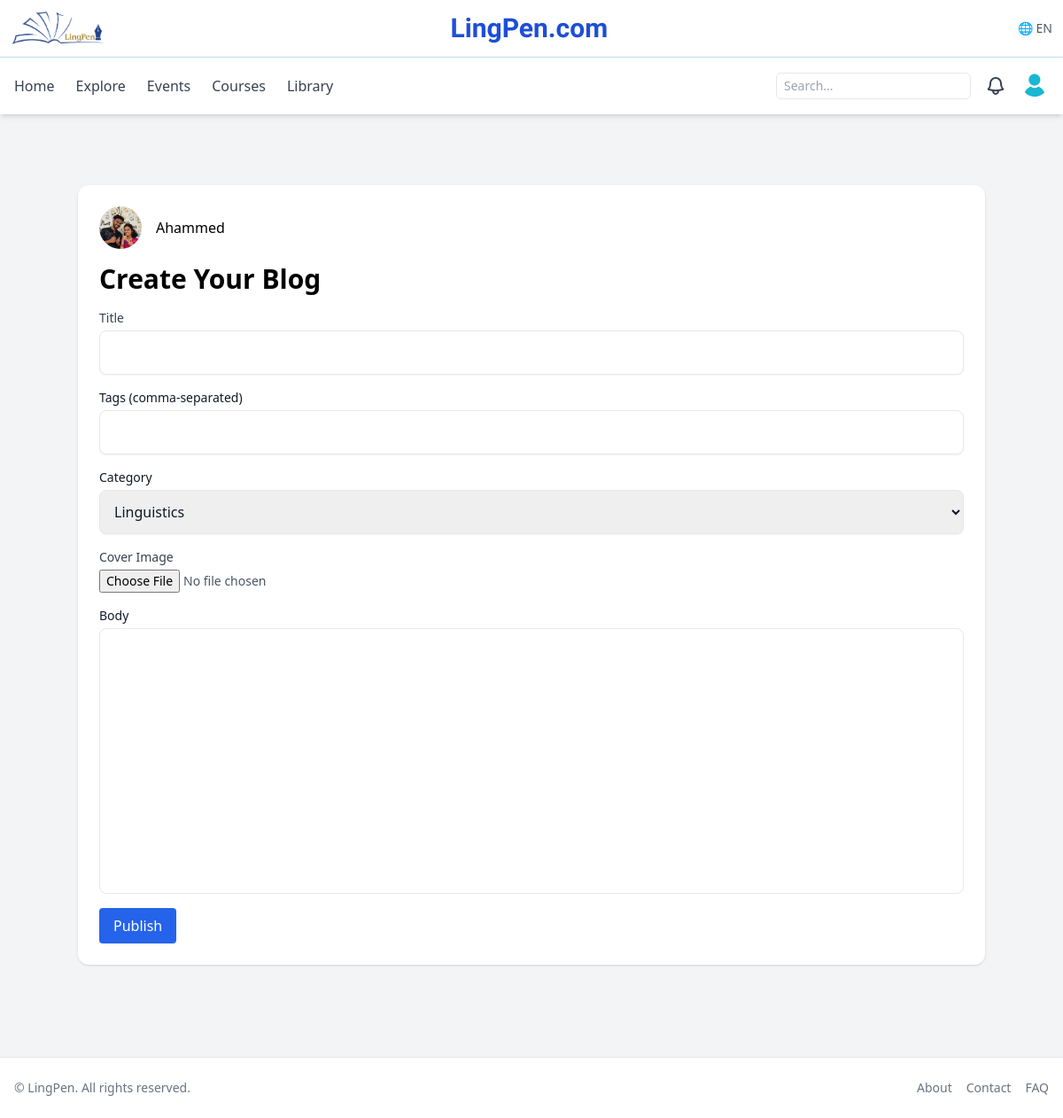
Page /blogs/create (signed in) on the earlier database version.
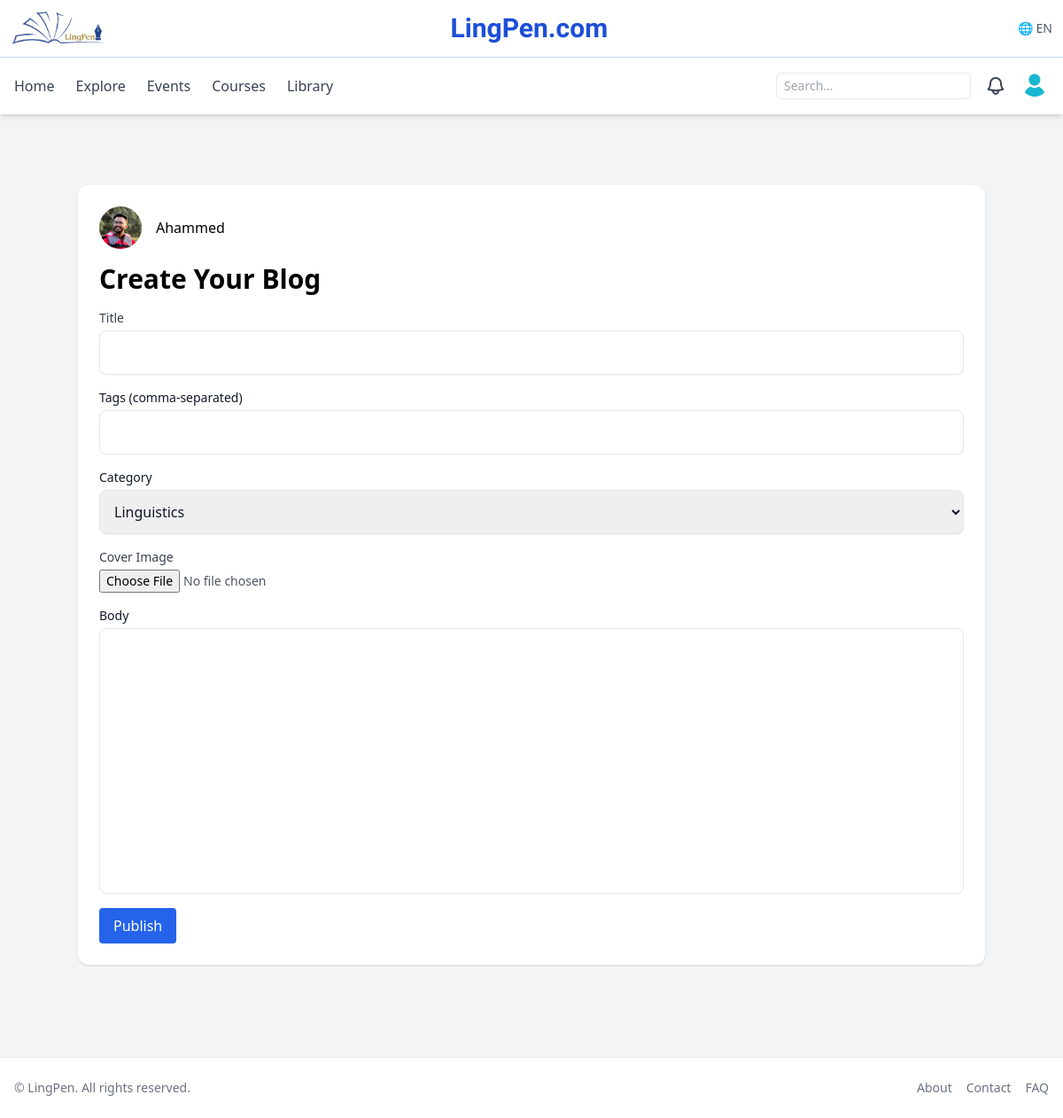
Same page on the later database version.
### app/models.py (models this page shows)
class Profile(db.Model):
    id = db.Column(db.Integer, primary_key=True)
    user_id = db.Column(db.Integer, db.ForeignKey("user.id"), unique=True)
    first_name = db.Column(db.String(80))
    last_name = db.Column(db.String(80))
    dob = db.Column(db.Date)
    photo_url = db.Column(db.String(255))
    cover_url = db.Column(db.String(255))
    about = db.Column(db.Text)
    primary_language = db.Column(db.String(80))
    interests = db.Column(db.String(255))
    proficiency_level = db.Column(db.String(50))
    user = db.relationship("User", back_populates="profile")

### app/blueprints/blogs/routes.py (the view, shortened to what this page needs)
@bp.route("/create", methods=["GET", "POST"])
@login_required
def create():
    form = BlogForm()
    return render_template("blogs/create.html", form=form, blog=None)

### app/forms.py
class BlogForm(FlaskForm):
    title = StringField('Title', validators=[DataRequired(), Length(min=3, max=255)])
    body = TextAreaField('Write your blog', validators=[DataRequired()])
    tags = StringField('Tags (comma-separated)', validators=[Length(max=255)])
    category = SelectField('Category', choices =[('linguistics','Linguistics'), ('phonetics','Phonetics'), ('morphology','Morphology'), ('syntax','Syntax'), ('language_learning','Language Learning'), ('research', 'Research'), ('other','Other')], default='linguistics') # New category field
    cover_image = FileField('Cover Image')
    is_featured = BooleanField('Feature this blog')
    submit = SubmitField('Publish')

### app/models.py (called while the page is built)
@login_manager.user_loader
def load_user(user_id):
    return db.session.get(User, int(user_id))

### app/templates/blogs/create.html (shortened to what this page needs)
{% extends 'base.html' %}
{% block content %}
<div class="max-w-5xl mx-auto my-8">
  <div class="bg-white rounded-xl shadow p-6">
    <div class="flex items-start justify-between gap-6">
      <div class="flex items-center gap-4">
        <div class="w-12 h-12 rounded-full overflow-hidden">
          <img src="{{ (blog.user.profile.photo_url if blog else current_user.profile.photo_url) or url_for('static', filename='default_avatar.png') }}" class="w-full h-full object-cover">
        </div>
        <div>
          <a href="{{ url_for('users.profile', user_id=blog.user.id) if blog else url_for('users.profile', user_id=current_user.id) }}" class="font-medium text-black">
            {{ (blog.user.profile.first_name if blog else current_user.profile.first_name) or (blog.user.email if blog else current_user.email) }}
          </a>
        </div>
      </div>
    </div>
    {% if blog %}
      <h1 class="mt-4 text-3xl font-extrabold text-black">{{ blog.title }}</h1>
      <article class="mt-4 prose prose-indigo max-w-none text-gray-800">
        {{ blog.body|safe }}
      </article>
    {% else %}
      <h1 class="mt-4 text-3xl font-extrabold text-black">Create Your Blog</h1>
      <form method="POST" action="{{ url_for('blogs.create') }}" enctype="multipart/form-data" class="space-y-4 mt-4" id="blog-form">
        <div>
          {{ form.title.label(class="block text-sm font-medium text-gray-700") }}
          {{ form.title(class="mt-1 block w-full border rounded-lg p-3 shadow-sm focus:ring focus:ring-indigo-200") }}
        </div>
        <div>
          {{ form.tags.label(class_='block text-sm mb-1 font-medium') }}
          {{ form.tags(class_='w-full border rounded-lg p-3 shadow-sm focus:ring focus:ring-indigo-200') }}
        </div>
        <div>
          {{ form.category.label(class_='block text-sm mb-1 font-medium') }}
          {{ form.category(class_='w-full border rounded-lg p-3 shadow-sm focus:ring focus:ring-indigo-200') }}
        </div>
        <div>
          {{ form.cover_image.label(class="block text-sm font-medium text-gray-700") }}
          {{ form.cover_image(class="mt-1 block w-full text-sm text-gray-600") }}
        </div>
        <div>
          <label class="block text-sm mb-1 font-medium">Body</label>
          <div id="editor-container" class="border rounded-lg bg-white min-h-[300px]"></div>
        </div>
        <div>
          <button type="submit" id="submit-btn" class="bg-blue-600 text-white px-4 py-2 rounded">Publish</button>
        </div>
      </form>
    {% endif %}
  </div>
</div>
{% endblock %}

Differences in the rows shown:
changed Profile "Ahammed": photo_url: a different picture
